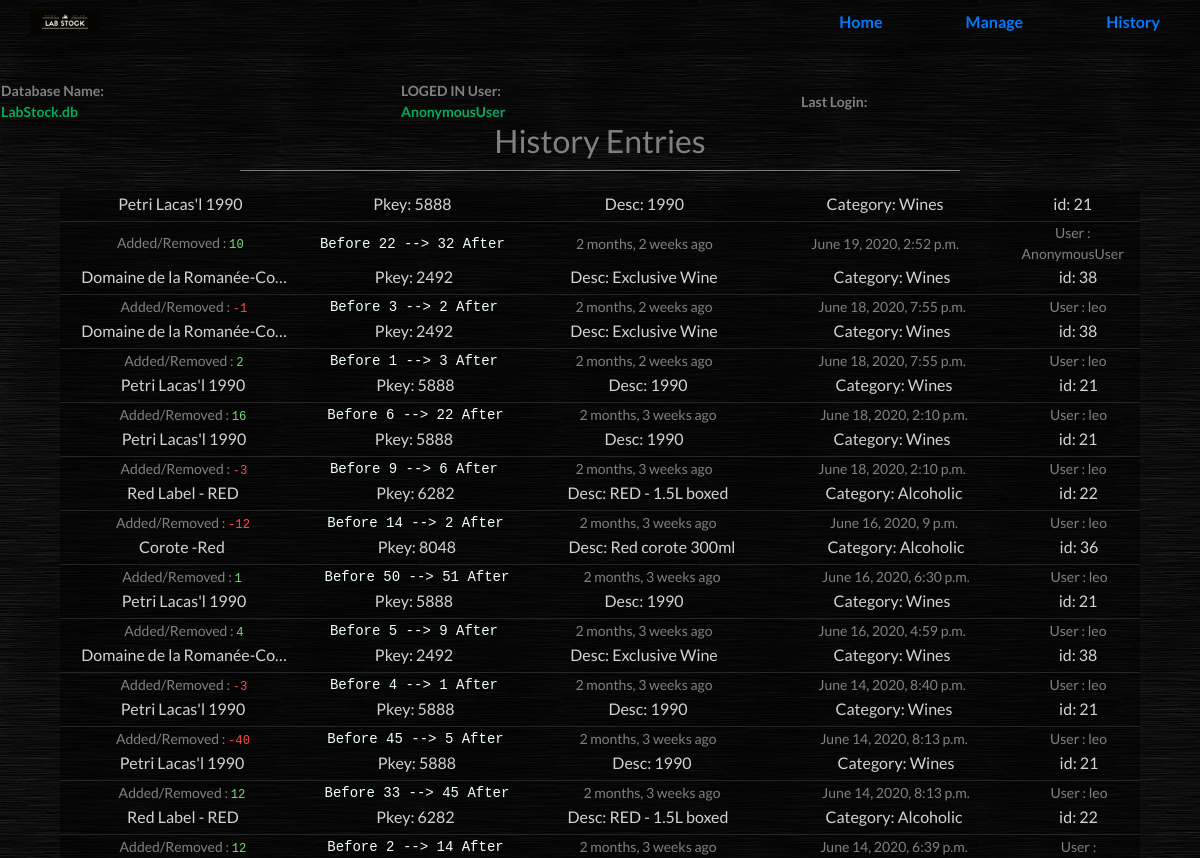
Page /history on the earlier database version.
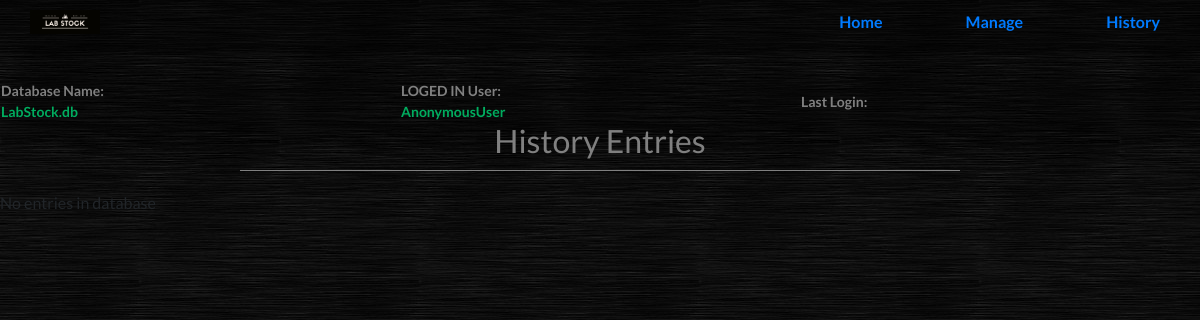
Same page on the later database version.
### stock/models.py (models this page shows, shortened)
class HistConf(models.Model):
	item = models.ForeignKey(Product, on_delete=models.CASCADE)
	actual= models.PositiveSmallIntegerField()
	transition = models.IntegerField()
	total = models.PositiveSmallIntegerField()
	user = models.CharField(max_length=50)
	time = models.DateTimeField()

class Product(models.Model):
	category = models.ForeignKey(Category, on_delete=models.CASCADE)
	name = models.CharField(max_length=50, unique=True)
	brand = models.CharField(max_length=50)
	Catalog_No = models.CharField(max_length=100, blank=True)
	description = models.TextField(max_length=400)
	pkey = models.PositiveSmallIntegerField(unique=True, blank=True, help_text="Unique Product Key or Catalogue number. Current P.Key is unique")
	quantity = models.PositiveSmallIntegerField(help_text="Initial quantity value. Do no try to create a produt that already exists.")
	price = models.DecimalField(max_digits=8, decimal_places=2, help_text= " ex: $ 127.99 * Just type numbers")

class Category(models.Model):
	name = models.CharField(max_length=50, unique=True)
	description = models.TextField(max_length=400)
	def __str__(self):
		return self.name

### stock/views.py (the view)
# urls.py: path('history', views.history, name='history'),
def history(request):
	context ={'history':HistConf.objects.all()[::-1]}
	return render(request, 'stock/stock_history.html', context)

### stock/templates/stock/stock_history.html (shortened to what this page needs)
{% extends 'stock/base.html' %}
{% load static %}
{% load humanize %}
{% block title %}
	<link rel="stylesheet" href="{% static 'stock/history.css' %}">
{% endblock %}
{% block content %}
<h2 class="title">History Entries</h2>
<div class="histdiv">
		{% for hist in history %}
		<table>
			<tr class="item">
				<td> {{hist.item.name|truncatechars:25}} </td>
				<td style="width: 15%;"> Pkey: {{hist.item.pkey}} </td>
				<td> Desc: {{hist.item.description|truncatechars:18}} </td>
				<td> Category: {{hist.item.category}}</td>
				<td style="width: 10%;"> id: {{hist.item.id}}</td>
			</tr>
			<tr class="his">
				<td>Added/Removed :
				{% if hist.transition > 0 %}
					 <pre style="color: #77DD77; display: inline;">{{hist.transition}}</pre>
				{% else %}
					<pre style="color: #FF4941; display: inline;">{{hist.transition}}</pre>
				{% endif %}
				</td>
				<td><pre style="color: azure; display: inline; font-size: 14px;">Before {{hist.actual}} --> {{hist.total}} After</pre></td>
				<td>{{hist.time|naturaltime}}</td>
				<td>{{hist.time}}</td>
				<td>User : {{hist.user}}</td>
			</tr>
		{% empty %}
		<tr><td>No entries in database</td></tr>
		{% endfor %}
</div>
{% endblock %}

### stock/templates/stock/base.html (shortened to what this page needs)
{% load static %}
<!DOCTYPE html>
<html>
<head>
	<link rel="stylesheet" href="{% static 'stock/base.css' %}">
<link rel="stylesheet" href="https://stackpath.bootstrapcdn.com/bootstrap/4.5.2/css/bootstrap.min.css">
	{% block title %}
	{% endblock %}
</head>
	<body style="font-family: 'Lato', sans-serif;">
			<nav class="top-bar">
				<ul class='title-area'>
					<li class='home'> <a href="{% url 'index' %}"> Home </a></li>
					<li class='manage'><a href="{% url 'manage' %}"> Manage </a></li>
					<li class='history'><a href="{% url 'history' %}"> History </a></li>
				</ul>
			</nav>
		<table class='cols'>
			<tr>
				<th> Database Name: <div id="greenfont"> LabStock.db </div></th>
				<th> LOGED IN User: <div id="greenfont"> {{request.user}} </div></th>
				<th> Last Login: <div id="greenfont"> {{request.user.last_login}} </div></th>
			</tr>
		</table>
		{% block content %}
		{% endblock %}
	</body>
</html>

Differences in the rows shown:
removed HistConf: user "AnonymousUser", item.name "Petri Lacas'l 1990", item.pkey "5888", item.description "1990", item.category "Wines", item.id "21", transition "10", actual "22", total "32", time "2 months, 2 weeks ago", time "June 19, 2020, 2:52 p.m."
removed HistConf: item.name "Domaine de la Romanée-Co…", item.pkey "2492", item.description "Exclusive Wine", item.category "Wines", item.id "38", transition "-1", actual "3", total "2", time "2 months, 2 weeks ago", time "June 18, 2020, 7:55 p.m.", user "leo"
removed HistConf: item.name "Domaine de la Romanée-Co…", item.pkey "2492", item.description "Exclusive Wine", item.category "Wines", item.id "38", transition "2", actual "1", total "3", time "2 months, 2 weeks ago", time "June 18, 2020, 7:55 p.m.", user "leo"
removed HistConf: item.name "Petri Lacas'l 1990", item.pkey "5888", item.description "1990", item.category "Wines", item.id "21", transition "16", actual "6", total "22", time "2 months, 3 weeks ago", time "June 18, 2020, 2:10 p.m.", user "leo"
removed HistConf: item.name "Petri Lacas'l 1990", item.pkey "5888", item.description "1990", item.category "Wines", item.id "21", transition "-3", actual "9", total "6", time "2 months, 3 weeks ago", time "June 18, 2020, 2:10 p.m.", user "leo"
removed HistConf: item.name "Red Label - RED", item.pkey "6282", item.description "RED - 1.5L boxed", item.category "Alcoholic", item.id "22", transition "-12", actual "14", total "2", time "2 months, 3 weeks ago", time "June 16, 2020, 9 p.m.", user "leo"
removed HistConf: item.name "Corote -Red", item.pkey "8048", item.description "Red corote 300ml", item.category "Alcoholic", item.id "36", transition "1", actual "50", total "51", time "2 months, 3 weeks ago", time "June 16, 2020, 6:30 p.m.", user "leo"
removed HistConf: item.name "Petri Lacas'l 1990", item.pkey "5888", item.description "1990", item.category "Wines", item.id "21", transition "4", actual "5", total "9", time "2 months, 3 weeks ago", time "June 16, 2020, 4:59 p.m.", user "leo"
removed HistConf: item.name "Domaine de la Romanée-Co…", item.pkey "2492", item.description "Exclusive Wine", item.category "Wines", item.id "38", transition "-3", actual "4", total "1", time "2 months, 3 weeks ago", time "June 14, 2020, 8:40 p.m.", user "leo"
removed HistConf: item.name "Petri Lacas'l 1990", item.pkey "5888", item.description "1990", item.category "Wines", item.id "21", transition "-40", actual "45", total "5", time "2 months, 3 weeks ago", time "June 14, 2020, 8:13 p.m.", user "leo"
removed HistConf: item.name "Petri Lacas'l 1990", item.pkey "5888", item.description "1990", item.category "Wines", item.id "21", transition "12", actual "33", total "45", time "2 months, 3 weeks ago", time "June 14, 2020, 8:13 p.m.", user "leo"
removed HistConf: item.name "Red Label - RED", item.pkey "6282", item.description "RED - 1.5L boxed", item.category "Alcoholic", item.id "22", transition "12", actual "2", total "14", time "2 months, 3 weeks ago", time "June 14, 2020, 6:39 p.m."
Other differences:
{{ request.user }}: (not shown) → "AnonymousUser"
text now shown: "No entries in database"
